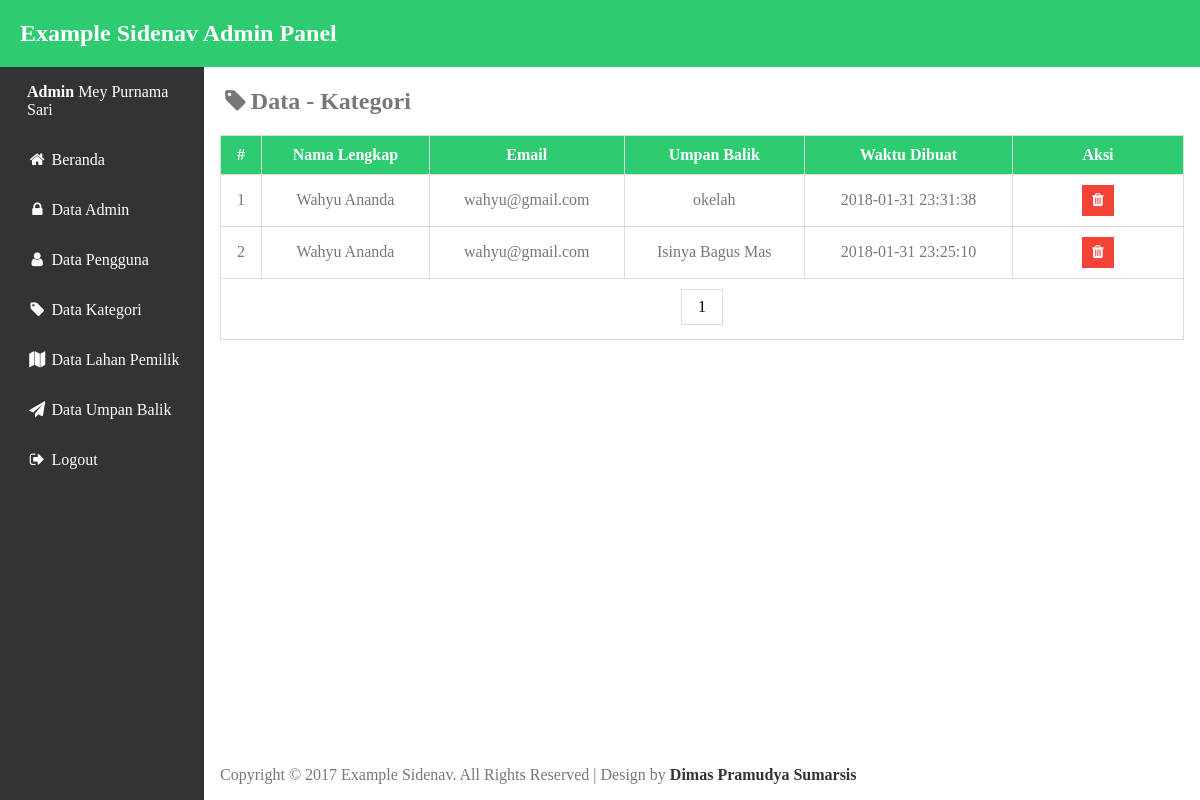
The page /adm/feedbackData.php (signed in) on the database as committed earlier.
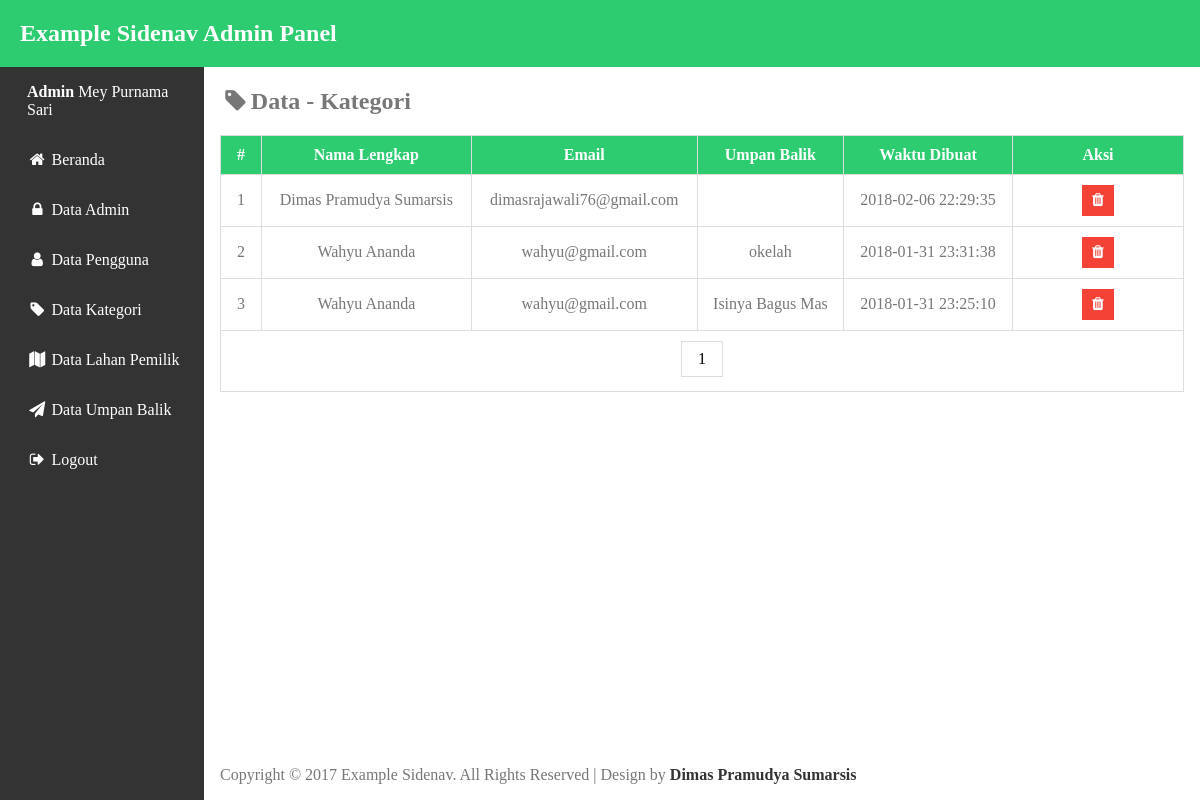
The same page on the database as committed later.
### tables this page shows
CREATE TABLE `tb_feedback` (
  `id_feedback` int(11) NOT NULL,
  `nama` varchar(60) NOT NULL,
  `email` varchar(60) NOT NULL,
  `pesan` varchar(300) NOT NULL,
  `create_at` varchar(100) DEFAULT NULL,
  `update_at` varchar(100) DEFAULT NULL
);

### adm/feedbackData.php (the view, shortened to what this page needs)
<?php
    require_once "db.php";
    $limit = 5;
    $sql = "SELECT * FROM tb_feedback";
    $query = $db->prepare($sql);
    $query->execute();
    $total_result = $query->rowCount();
    $total_pages = ceil($total_result/$limit);
    if(!isset($_GET['page']))
    {
      $page = 1;
    }
    else
    {
      $page = $_GET['page'];
    }
    $starting_limit = ($page-1)*$limit;
    $show = "SELECT * FROM tb_feedback ORDER BY create_at DESC LIMIT $starting_limit , $limit";
    $showquery = $db->prepare($show);
    $showquery->execute();
    $data = $showquery->fetchAll();
 ?>
<!DOCTYPE html>
<html>
<head>
<link rel="stylesheet" type="text/css" href="css/style.css">
<link rel="stylesheet" href="css/font-awesome.min.css">
</head>
<body>
<?php include "template/header.php"; ?>
<div class="wrapper">
  <div class="content">
    <h2><i class="fa fa-tag fa-fw" aria-hidden="true"></i>Data - Kategori</h2>
    <div style="overflow-x:auto;">
      <table id="myTable">
        <tr>
          <th class="no-column">#</th>
          <th>Nama Lengkap</th>
          <th>Email</th>
          <th>Umpan Balik</th>
          <th>Waktu Dibuat</th>
          <th class="action-column">Aksi</th>
        </tr>
        <?php
        $no=1;
        foreach ($data as $value): ?>
        <tr>
          <td><?php echo $no++; ?></td>
          <td><?php echo $value['nama']; ?></td>
          <td><?php echo $value['email']; ?></td>
          <td><?php echo $value['pesan']; ?></td>
          <td><?php echo $value['create_at']; ?></td>
          <td>
            <a href="feedbackProses.php?id_feedback=<?php echo $value['id_feedback']; ?>" class="btn act danger"><i class="fa fa-trash"></i></a>
          </td>
        </tr>
        <?php endforeach; ?>
        <tr>
          <td colspan="7">
            <div class="pagination">
              <?php for($page=1; $page <= $total_pages ; $page++):?>
                  <a href="<?php echo "?page=$page" ?>"><?php echo $page; ?></a>
              <?php endfor; ?>
            </div>
          </td>
        </tr>
      </table>
    </div>
<?php include "template/footer.php"; ?>
</div>
</body>
</html>

Rows that differ between the two databases and show on the page:
added tb_feedback: nama "Dimas Pramudya Sumarsis", email "dimasrajawali76@gmail.com", create_at "2018-02-06 22:29:35"
